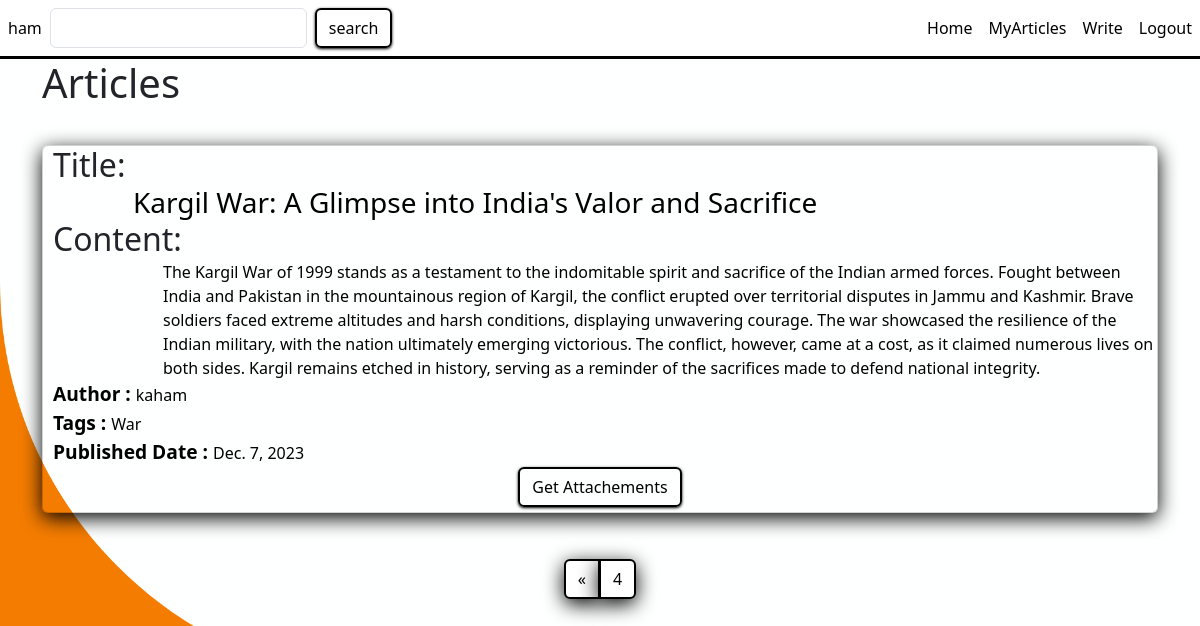
Page /articles?q=&page=4 (signed in) on the committed database.
### articles/models.py (models this page shows)
class Article(models.Model):
    title = models.CharField(max_length=100,null=False)
    files = models.FileField(blank=True,upload_to='static/article/files/')
    content = models.TextField(null=False)
    date = models.DateField(null=False)
    author = models.TextField(null=False)
    tags = models.TextField(null=False)

### articles/views.py (the view)
# urls.py: path("articles",articles,name='articles'),
def articles(request):
    if request.user.is_authenticated:
        pagination = Paginator(Article.objects.all(),4)
        page_no = request.GET.get("page")
        return render(request, "articles.html", context={"articles":pagination.get_page(page_no)})
    else:
        request.session["status"] = 3
        return redirect("login")

### templates/articles.html (shortened to what this page needs)
{% load static %}
<!DOCTYPE html>
<html lang="en">
  <head>
    <link
      href="https://cdn.jsdelivr.net/npm/bootstrap@5.3.2/dist/css/bootstrap.min.css"
      rel="stylesheet"
    />
    <link rel="stylesheet" href="{% static 'articles.css' %}" />
  </head>
  <body>
    <nav
      class="navbar navbar-expand-lg navbar-light"
    >
      <div class="collapse navbar-collapse" id="navbarNav">
        <ul class="navbar-nav mr-10">
          <li class="nav-item active">
            <a class="nav-link">{{request.user}}</a>
          </li>
          <li class="nav-item active ml-10">
            <form class='d-flex' action="search" method="POST">
              <input class='form-control me-2' name="search" required>
              <button class="btn btn-outline-secondary" type="submit">search</button>
            </form>
          </li>
        </ul>
      </div>
      <ul class="navbar-nav ms-auto">
        <li class="nav-item">
          <a class="nav-link" href="/">Home</a>
        </li>
        <li class="nav-item">
          <a class="nav-link" href="myarticles">MyArticles</a>
        </li>
        <li class="nav-item">
          <a class="nav-link" href="write">Write</a>
        </li>
        <li class="nav-item">
          <a class="nav-link" href="logout">Logout</a>
        </li>
      </ul>
    </nav>
      <div class="container">
        <div class="row">
          <div class="col">
            <h1>Articles</h2>
          </div>
        </div>
      {%for j in articles %}
      <div class="row">
        <div class="col-12">
          <div class="card mb-10 pb-10">
            <h2>Title:</h2>
            <h3 class="title">{{j.title}}</h3>
            <h2>Content:</h2>
            <p class="content">{{j.content}}</p>
            <p class="info"><b>Author : </b>{{j.author}}</p>
            <p class="info"><b>Tags : </b>{{j.tags}}</p>
            <p class="info"><b>Published Date : </b>{{j.date}}</p>
            <div class="text-center">
              {% if j.files %}
              <a href="{% url 'get_attachment' id=j.id %}"><button class="btn a">Get Attachements</button></a>
              {% endif %}
              </div>
          </div>
        </div>
      </div>
      {% endfor %}
      <div class="row">
        <div class="col-md-12 mt-3 d-flex justify-content-center">
          <div class="text-center">
        <nav>
          <ul class="pagination">
            <li class="page-item">
              {% if articles.has_previous %}
              <a class="page-link" href="?q={{query}}&page={{articles.previous_page_number}}" aria-label="Previous">
                <span aria-hidden="true">&laquo;</span>
              </a>
              {% endif %}
            </li>
            {% if articles.has_other_pages > 0 %}
            <li class="page-item"><a class="page-link" href="#">{{articles.number}}</a></li>
            {% endif %}
          </ul>
        </nav>
        </div>
      </div>
      </div>
    </div>
  </body>
</html>

### static/article/css/articles.css (style rules this page uses)
body { background-size: cover; background-repeat: no-repeat; }
.card { height: 100%; width: 100%; background: none; box-shadow: 0 5px 20px 0 black; }
h3, p { color: black; padding-left: 30px; margin-bottom: 0px; }
.row { padding-bottom: 30px; flex: 1; }
.container { display: flex; flex-direction: column; }
.navbar { background-color: white; border-bottom: 3px solid black; }
.nav-link { color: black; }
.btn { color: black; background: none; border: 2px solid black; box-shadow: 0 1px 3px 0 black; }
h2 { margin-bottom: 2px; padding-left: 10px; }
.title { padding-left: 90px; }
.content { padding-left: 120px; }
.info { padding-left: 10px; }
b { font-size: larger; }
.page-link { border: 2px solid black; color: black; box-shadow: 0 5px 20px 0 black }
.a { margin-bottom: 5px; }

### rows in the picture
Article: title "Kargil War: A Glimpse into India's Valor and Sacrifice", content "The Kargil War of 1999 stands as a testament to the indomitable spirit and sacrifice of the Indian armed forces. Fought between India and Pakistan in the mountainous region of Kargil, the conflict erupted over territorial disputes in Jammu and Kashmir. Brave soldiers faced extreme altitudes and harsh conditions, displaying unwavering courage. The war showcased the resilience of the Indian military, with the nation ultimately emerging victorious. The conflict, however, came at a cost, as it claimed numerous lives on both sides. Kargil remains etched in history, serving as a reminder of the sacrifices made to defend national integrity.", author "kaham", tags "War", date "Dec. 7, 2023", shows "Get Attachements"

### other values in the picture
{{ request.user }} "ham"
{{ articles.number }} "4"
